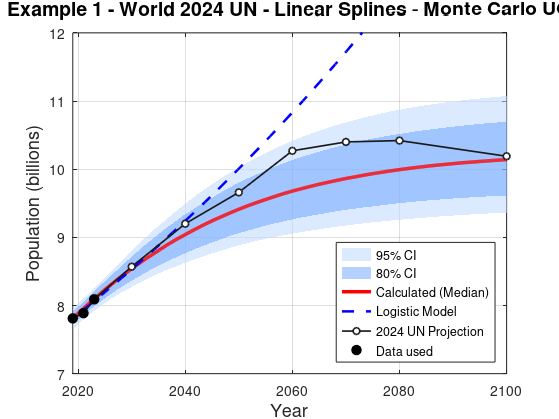

Source code (MATLAB):
% ================================================================
% LINEAR SPLINES MONTE CARLO UQ WORLD 2024 COMPARED TO LOGISTIC (2024–2100)
% 1. Quadratic Model with Monte Carlo Uncertainty Quantification
% 2. Logistic Model Fitted via Optimization (fminsearch + ode45)
% ================================================================

clear;
clc;
close all;

% ================================================================
% DATA-SET FORM 2024 UN
x = [2017   2019   2021  2023];

P = [7.645  7.811  7.954 8.091];
%length(P)
% ================================================================
% COMPUTING k VECTOR
for i = 1: length(P)-1
k(i) =(1/2)* log(P(i+1)/P(i));
end
k
%% ---------------------------------------------------------------
% 0. SOLVING MATRIX FOR LINEAR SPLINES
k=[ 0.010740578623567   0.009070975078669   0.008538693020102];
%P=[5810000000000000   6144000000000000   6471000000000000   6801000000000000   7141000000000000   7492000000000000];
x=[7.811  7.954 8.091];
%plot(x,P)
%grid

M = [x(1)^1 x(1)^0 0 0 ; %row 1
%-------------------------------
     x(2)^1 x(2)^0 0 0 ; % row2
%-------------------------------
     0 0 x(2)^1 x(2)^0 ; %row 3
%-------------------------------
     0 0 x(3)^1 x(3)^0 ]; % row 4

      
 b= [k(1); k(2); k(2); k(3)];
 
 y = inv(M)*b %Formula
%% ---------------------------------------------------------------
% 1. Observed Data and Common Setup
% ---------------------------------------------------------------
% Observed data used for calibration
data_used_years = [2019 2021 2023];
data_used_population = [7.811 7.888 8.091];

% UN Population projections (UN 2024 report)
UN_years = [2019 2021 2023 2030 2040 2050 2060 2070 2080 2100];
UN_population = [7.811 7.888 8.091 8.57 9.20 9.66 10.27 10.40 10.42 10.19];

% Time domain settings
t0 = 2019;
tf = 2100;
P0 = data_used_population(1);

%% ---------------------------------------------------------------
% 2. Model 1: Quadratic Differential Equation + Monte Carlo
%      dP/dt = a*P^2 + b*P
% ---------------------------------------------------------------
a0 = -0.003885270500489;
b0 =  0.039974416639559;
K=-b0/a0
% Numerical parameters
h = 0.125;                     % Time step (years)
t_quad = t0:h:tf;
nt_quad = length(t_quad);
N = 1000;                      % Number of Monte Carlo simulations

% Uncertainty standard deviations
sigma_a  = 0.03;               % 3% relative uncertainty
sigma_b  = 0.03;               % 3% relative uncertainty
sigma_P0 = 0.01;               % 1% relative uncertainty

% Deterministic Euler Solution
P_quad_det = zeros(1, nt_quad);
P_quad_det(1) = P0;
for k = 1:nt_quad - 1
    dPdt = a0 * P_quad_det(k)^2 + b0 * P_quad_det(k);
    P_quad_det(k+1) = P_quad_det(k) + h * dPdt;
end

% Monte Carlo Simulation
P_MC = zeros(N, nt_quad);
randn('seed', 12345);            % Reproducibility seed

for j = 1:N
    a_rand = a0 * (1 + sigma_a * randn());
    b_rand = b0 * (1 + sigma_b * randn());
    P_init_rand = P0 * (1 + sigma_P0 * randn());
    
    P_MC(j, 1) = P_init_rand;
    for k = 1:nt_quad - 1
        dPdt = a_rand * P_MC(j, k)^2 + b_rand * P_MC(j, k);
        P_MC(j, k+1) = P_MC(j, k) + h * dPdt;
    end
end

% Monte Carlo Percentiles and Confidence Intervals
CI95 = prctile(P_MC, [2.5 97.5], 1);
CI80 = prctile(P_MC, [10 90], 1);
P_quad_median = prctile(P_MC, 50, 1);

P95_low  = CI95(1, :);
P95_high = CI95(2, :);
P80_low  = CI80(1, :);
P80_high = CI80(2, :);

%% ---------------------------------------------------------------
% 3. Model 2: Logistic Differential Equation
%      dP/dt = r*P*(1 - P/K)
% ---------------------------------------------------------------
% Objective function for parameter estimation (Least Squares)
logistic_func = @(theta, t) theta(2) ./ (1 + ((theta(2) - P0) / P0) .* exp(-theta(1) .* (t - t0)));
objective = @(theta) sum((logistic_func(theta, data_used_years) - data_used_population).^2);

% Initial parameter guesses: theta0 = [r0, K0]
theta0 = [0.02, 12];
options = optimset('Display', 'off', 'TolX', 1e-10, 'TolFun', 1e-10);

% Optimization via fminsearch
theta_opt = fminsearch(objective, theta0, options);
r_opt = theta_opt(1);
K_opt = theta_opt(2);

% Numerical Solution via ode45
tspan_log = [t0 tf];
logistic_ode = @(t, P) r_opt * P * (1 - P / K_opt);
[t_log, P_log] = ode45(logistic_ode, tspan_log, P0);

% Performance metric (RMSE on observed points)
P_log_calc = logistic_func(theta_opt, data_used_years);
RMSE_log = sqrt(mean((P_log_calc - data_used_population).^2));

%% ---------------------------------------------------------------
% 4. Visualization
% ---------------------------------------------------------------
fig = figure('Color', 'w');
hold on;
box on;
grid on;

% 95% Confidence Interval (Quadratic Model)
fill([t_quad fliplr(t_quad)], [P95_low fliplr(P95_high)], ...
     [0.75 0.85 1.00], 'EdgeColor', 'none', 'FaceAlpha', 0.55);

% 80% Confidence Interval (Quadratic Model)
fill([t_quad fliplr(t_quad)], [P80_low fliplr(P80_high)], ...
     [0.35 0.60 1.00], 'EdgeColor', 'none', 'FaceAlpha', 0.45);

% Quadratic Model Median Curve
plot(t_quad, P_quad_median, 'r-', 'LineWidth', 2.5);

% Logistic Model Curve (ode45)
plot(t_log, P_log, 'b--', 'LineWidth', 1.8);

% UN Population Projection Benchmark
%plot(UN_years, UN_population, 'k--', 'LineWidth', 1.5);

plot(UN_years,UN_population, ...
    'o-', ...
     'Color',[0.10 0.10 0.10], ...
     'LineWidth',1.2, ...
     'MarkerFaceColor','w', 'DisplayName', 'UN Projection','MarkerSize',5);


% Observed Calibration Data Points
plot(data_used_years, data_used_population, 'ko', ...
     'MarkerFaceColor', 'k', 'MarkerSize', 7);

% Labels and Formatting
xlabel('Year', 'FontSize', 13);
ylabel('Population (billions)', 'FontSize', 13);
title('Example 1 - World 2024 UN - Linear Splines - Monte Carlo UQ', 'FontSize', 14);
legend('95% CI', ...
       '80% CI', ...
       'Calculated (Median)', ...
       'Logistic Model', ...
       '2024 UN Projection', ...
       'Data used', ...
       'Location', 'southeast');
xlim([2019 2100]);
ylim([7 12]);
set(gca, 'FontSize', 10);

% Export PDF figure
set(fig, 'Units', 'Centimeters');
pos = get(fig, 'Position');
set(fig, 'PaperUnits', 'Centimeters');
set(fig, 'PaperSize', [pos(3) pos(4)]);
set(fig, 'PaperPositionMode', 'manual');
set(fig, 'PaperPosition', [0 0 pos(3) pos(4)]);
exportgraphics(fig, 'C:\Users\Pc03\Desktop\Example1_WP2024_MC.pdf', 'ContentType', 'vector');

%% ---------------------------------------------------------------
% 5. Print Output Summary
% ---------------------------------------------------------------
fprintf('\n====================================================\n');
fprintf('        COMBINED WORLD POPULATION MODEL SUMMARY      \n');
fprintf('====================================================\n');
fprintf('Time Period          : %d to %d\n', t0, tf);
fprintf('Observed Data Points : %s\n', mat2str(data_used_years));
fprintf('----------------------------------------------------\n');
fprintf('QUADRATIC MODEL (Euler + Monte Carlo):\n');
fprintf('  a  = %.15f\n', a0);
fprintf('  b  = %.15f\n', b0);
fprintf('  2100 Population (Median) : %.4f billion\n', P_quad_median(end));
fprintf('  2100 Population (80%% CI) : [%.4f, %.4f] billion\n', P80_low(end), P80_high(end));
fprintf('  2100 Population (95%% CI) : [%.4f, %.4f] billion\n', P95_low(end), P95_high(end));
fprintf('----------------------------------------------------\n');
fprintf('LOGISTIC MODEL (fminsearch + ode45):\n');
fprintf('  r  = %.12f (growth rate)\n', r_opt);
fprintf('  K  = %.12f billion (carrying capacity)\n', K_opt);
fprintf('  RMSE (Calibration)        : %.12f billion\n', RMSE_log);
fprintf('  2100 Population Projection : %.4f billion\n', P_log(end));
fprintf('====================================================\n');
